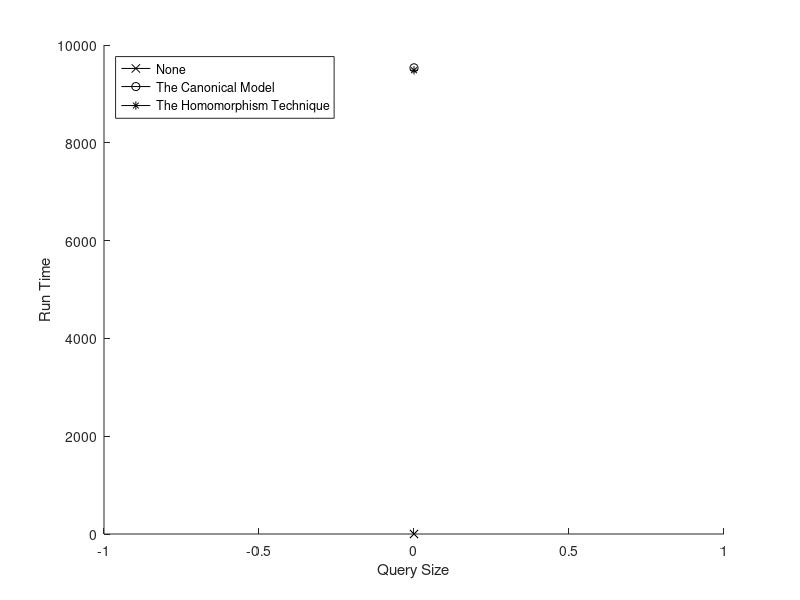

Write the MATLAB code that produced this figure.
format long
A = [
	0	0.360000	9533.570000	9483.720000;
];

hold on
f = plot(A(:,1), A(:,2), 'k-x');
f = plot(A(:,1), A(:,3), 'k-o');
f = plot(A(:,1), A(:,4), 'k-*');
hold off
xlabel('Query Size')
ylabel('Run Time')
legend('None', 'The Canonical Model', 'The Homomorphism Technique', 'Location', 'northwest')
saveas(f, '../img/DescendantWildcardGraph.png');
